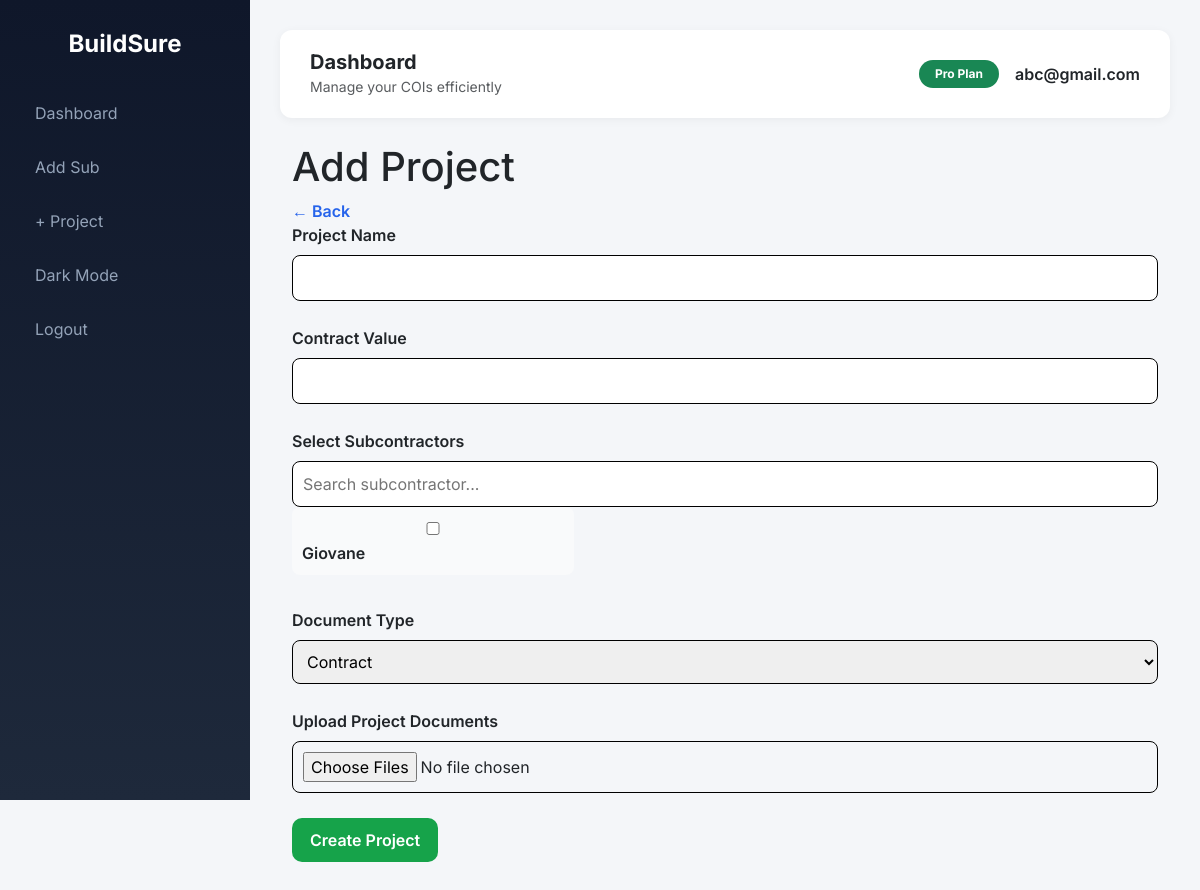
Screenshot of /add_project (signed in) with the database file from the repository.
### main.py (models this page shows, shortened)
class User(UserMixin, db.Model):
    __tablename__ = "user"
    id = db.Column(db.Integer, primary_key=True)
    email = db.Column(
        db.String(120),
        unique=True,
        index=True,
        nullable=False
    )
    password_hash = db.Column(db.String(200), nullable=False)
    paid = db.Column(db.Boolean, default=False)
    timezone = db.Column(db.String(50), default="US/Eastern")
    created_at = db.Column(
        db.DateTime,
        default=datetime.utcnow
    )
    projects = db.relationship(
        "Project",
        backref="owner",
        lazy=True,
        cascade="all, delete-orphan"
    )
    subs = db.relationship(
        "Subcontractor",
        backref="owner",
        lazy=True,
        cascade="all, delete-orphan"
    )

class Subcontractor(db.Model):
    __tablename__ = "subcontractor"
    id = db.Column(db.Integer, primary_key=True)
    user_id = db.Column(
        db.Integer,
        db.ForeignKey("user.id"),
        nullable=False,
        index=True
    )
    name = db.Column(
        db.String(150),
        nullable=False
    )
    email = db.Column(
        db.String(150),
        index=True
    )
    phone = db.Column(db.String(30))
    role = db.Column(db.String(100))
    timezone = db.Column(
        db.String(50),
        default="US/Eastern"
    )
    coi_expiration = db.Column(
        db.Date,
        index=True
    )
    last_reminder_sent = db.Column(db.DateTime)
    created_at = db.Column(
        db.DateTime,
        default=datetime.utcnow
    )
    documents = db.relationship(
        "Document",
        backref="sub",
        lazy="selectin",
        cascade="all, delete-orphan"
    )

### main.py (the view, shortened to what this page needs)
@app.route("/add_project", methods=["GET", "POST"])
@login_required
def add_project():
    subs = Subcontractor.query.filter_by(
        user_id=current_user.id
    ).all()
    return render_template(
        "add_project.html",
        subs=subs
    )

### main.py (called while the page is built)
@login_manager.user_loader
def load_user(user_id):
    if not user_id:
        return None
    try:
        return db.session.get(User, int(user_id))
    except (ValueError, TypeError):
        return None

### templates/add_project.html (shortened to what this page needs)
{% extends "base.html" %}
{% block content %}
<div class="page-wrapper">
    <div class="page-header">
        <h1>Add Project</h1>
        <a href="{{ url_for('dashboard') }}" class="btn-back">← Back</a>
    </div>
    <div class="card-section">
        <form method="POST" enctype="multipart/form-data">
            <div class="form-group">
                <label>Project Name</label>
                <input type="text" name="name" required>
            </div>
            <div class="form-group">
                <label>Contract Value</label>
                <input type="number" step="0.01" name="contract_value">
            </div>
            <div class="form-group">
                <label>Select Subcontractors</label>
                <input type="text"
                    id="subSearch"
                    placeholder="Search subcontractor..."
                    class="search-input">
                <div class="checkbox-grid" id="subsList">
                {% for sub in subs %}
                <label class="checkbox-item sub-item">
                <input type="checkbox"
                    name="subcontractors"
                    value="{{ sub.id }}">
                <span class="sub-name">
                {{ sub.name }}
                </span>
                </label>
                {% endfor %}
                </div>
            </div>
            <div class="form-group">
                <label>Document Type</label>
                <select name="doc_type">
                    <option value="Contract">Contract</option>
                </select>
            </div>
            <div class="form-group">
                <label>Upload Project Documents</label>
                <input type="file" name="documents" multiple>
            </div>
            <button type="submit" class="btn-save">
                Create Project
            </button>
        </form>
    </div>
</div>
{% endblock %}

### templates/base.html (shortened to what this page needs)
<!DOCTYPE html>
<html lang="en">
<head>
<link href="https://cdn.jsdelivr.net/npm/bootstrap@5.3.2/dist/css/bootstrap.min.css" rel="stylesheet">
</head>
<body>
{% if current_user.is_authenticated %}
<div class="sidebar">
<h4>BuildSure</h4>
<a href="{{ url_for('dashboard') }}">Dashboard</a> <a href="{{ url_for('add_sub') }}">Add Sub</a> <a href="{{ url_for('add_project') }}">+ Project</a>
<a href="#" id="toggleDark">Dark Mode</a>
<a href="{{ url_for('logout') }}">Logout</a>
</div>
{% endif %}
<div class="{% if current_user.is_authenticated %}main-content{% endif %}">
{% if current_user.is_authenticated %}
<div class="navbar-top d-flex justify-content-between align-items-center">
<div class="d-flex align-items-center gap-3">
<div>
<h5 class="mb-0 fw-bold">Dashboard</h5>
<small class="text-muted">Manage your COIs efficiently</small>
</div>
</div>
<div class="d-flex align-items-center gap-3">
<span class="badge bg-success rounded-pill px-3 py-2">
{{ "Pro Plan" if current_user.paid else "Free Plan" }}
</span>
<span class="fw-semibold">{{ current_user.email }}</span>
</div>
</div>
{% endif %}
<div class="position-fixed top-0 end-0 p-3" style="z-index:9999">
</div>
<div class="container-fluid">
{% block content %}{% endblock %}
</div>
</div>
</body>
</html>

### templates/base.html (style rules this page uses)
body { background-color:#f4f6f9; font-family:'Inter',sans-serif; transition:background-color .3s ease,color .3s ease; }
.sidebar { height:100vh; position:fixed; width:250px; background:linear-gradient(180deg,#0f172a,#1e293b); color:white; padding-top:30px; transition:transform .3s ease; }
.sidebar h4 { text-align:center; margin-bottom:30px; font-weight:700; }
.sidebar a { color:#94a3b8; text-decoration:none; display:block; padding:12px 20px; border-radius:10px; margin:6px 15px; transition:.2s ease; }
.main-content { margin-left:250px; padding:30px; transition:margin-left .3s ease; }
.navbar-top { background:white; padding:20px 30px; border-radius:12px; margin-bottom:25px; box-shadow:0 2px 10px rgba(0,0,0,0.05); transition:background .3s ease; }

### templates/add_project.html (style rules this page uses)
.form-group { margin-bottom: 25px; }
.form-group label { font-weight: 600; display: block; margin-bottom: 8px; }
.form-group input, .form-group select { width: 100%; padding: 10px; border-radius: 8px; border: 1px solid #000000; }
.checkbox-grid { display: grid; grid-template-columns: repeat(auto-fill, minmax(220px, 1fr)); gap: 10px; }
.checkbox-item { background: #f9fafb; padding: 10px; border-radius: 8px; display: flex; gap: 8px; align-items: center; }
.btn-save { background: #16a34a; color: white; padding: 10px 18px; border: none; border-radius: 10px; font-weight: 600; cursor: pointer; }
.btn-back { text-decoration: none; color: #2563eb; font-weight: 600; }

### rows the page displays
User: paid "Pro Plan", email "abc@gmail.com"
Subcontractor: name "Giovane"
